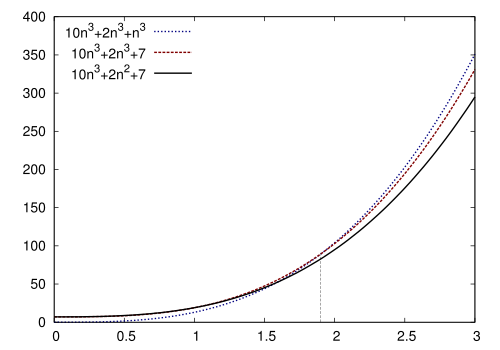

Write gnuplot code to recreate this figure.
set xrange [0:3]
set key top left spacing 1.5
v = 7**(0.33)
set arrow from v,0 to v,91 ls 9  nohead
plot \
   10*x*x*x+2*x*x*x+x*x*x with lines ls 3 title "10n^3+2n^3+n^3", \
   10*x*x*x+2*x*x*x+7 with lines ls 2 title "10n^3+2n^3+7", \
   10*x*x*x+2*x*x+7 with lines ls 1 title "10n^3+2n^2+7"
